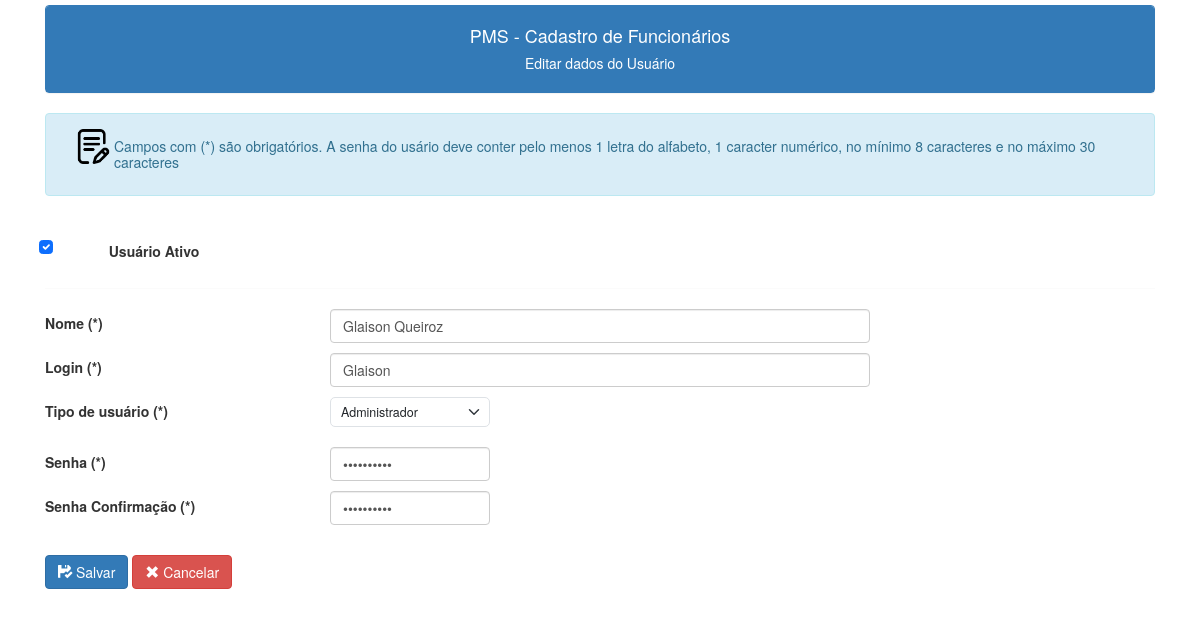
The page /usuarios/usuarios_editar.php?id=1 (signed in) on the database its author committed.
### tables this page shows
CREATE TABLE IF NOT EXISTS `usuario` (
  `id` int NOT NULL AUTO_INCREMENT,
  `usuario` varchar(200) DEFAULT NULL,
  `login` varchar(50) DEFAULT NULL,
  `ativo` char(1) DEFAULT NULL,
  `senha` varchar(20) DEFAULT NULL,
  `tipo` varchar(50) DEFAULT NULL,
  PRIMARY KEY (`id`)
);

### usuarios/usuarios_editar.php (the view, shortened to what this page needs)
<?php
include('../conexao.php');
include('../links2.php');
if ($_SERVER['REQUEST_METHOD'] == 'GET') {
    $c_id = $_GET["id"];
    $c_sql = "select * from usuario where id=$c_id";
    $result = $conection->query($c_sql);
    $registro = $result->fetch_assoc();
    $c_nome = $registro["usuario"];
    $c_login = $registro['login'];
    $c_senha = base64_decode($registro['senha']);
    $c_tipo = $registro['tipo'];
    $c_senha2 = base64_decode($registro['senha']);
}
?>
<!DOCTYPE html>
<html lang="en">
<head>
</head>
<div class="container -my5">
    <body>
        <div style="padding-top:5px;">
            <div class="panel panel-primary class">
                <div class="panel-heading text-center">
                    <h4>PMS - Cadastro de Funcionários</h4>
                    <h5>Editar dados do Usuário<h5>
                </div>
            </div>
        </div>
        <div class='alert alert-info' role='alert'>
            <div style="padding-left:15px;">
                <img Align="left" src="\gop\images\escrita.png" alt="30" height="35">
            </div>
            <h5>Campos com (*) são obrigatórios. A senha do usário deve conter pelo menos 1 letra do alfabeto, 1 caracter numérico, no mínimo 8 caracteres e no máximo 30 caracteres</h5>
        </div>
        <br>
        <form method="post">
            <div class="row mb-3">
                <div class="form-check col-sm-3">
                    <label class="form-check-label col-form-label">Usuário Ativo</label>
                    <div class="col-sm-3">
                        <input class="form-check-input" type="checkbox" value="S" name="chkativo" id="chkativo" checked>
                    </div>
                </div>
            </div>
            <hr>
            <div class="row mb-3">
                <label class="col-sm-3 col-form-label">Nome (*)</label>
                <div class="col-sm-6">
                    <input type="text" maxlength="120" class="form-control" name="nome" value="<?php echo $c_nome; ?>" required>
                </div>
            </div>
            <div class="row mb-3">
                <label class="col-sm-3 col-form-label">Login (*)</label>
                <div class="col-sm-6">
                    <input type="text" maxlength="40" class="form-control" name="login" value="<?php echo $c_login; ?>" required>
                </div>
            </div>
            <?php
            $op3 = '';
            if ($c_tipo == 'Administrador') {
                $op3 = 'Selected';
            }
            ?>
            <div class="row mb-3">
                <label class="col-sm-3 col-form-label">Tipo de usuário (*)</label>
                <div class="col-sm-2">
                    <select class="form-select form-select-lg mb-3" id="tipo" name="tipo" value="<?php echo $c_tipo; ?>">
                        <option <?php echo $op3 ?>>Administrador</option>
                    </select>
                </div>
            </div>
            <div class="row mb-3">
                <label class="col-sm-3 col-form-label">Senha (*)</label>
                <div class="col-sm-2">
                    <input type="password" maxlength="32" class="form-control" name="senha" value="<?php echo $c_senha; ?>" required>
                </div>
            </div>
            <div class="row mb-3">
                <label class="col-sm-3 col-form-label">Senha Confirmação (*)</label>
                <div class="col-sm-2">
                    <input type="password" maxlength="32" class="form-control" name="senha2" value="<?php echo $c_senha2; ?>" required>
                </div>
            </div>
            <br>
            <div class="row mb-3">
                <div class="offset-sm-0 col-sm-3">
                    <button type="submit" class="btn btn-primary"><span class='glyphicon glyphicon-floppy-saved'></span> Salvar</button>
                    <a class='btn btn-danger' href='/funcionarios/usuarios/usuarios_lista.php'><span class='glyphicon glyphicon-remove'></span> Cancelar</a>
                </div>
            </div>
        </form>
</div>
</body>
</html>

### rows shown on the page
usuario: nome "Glaison Queiroz", login "Glaison", tipo "Administrador"
